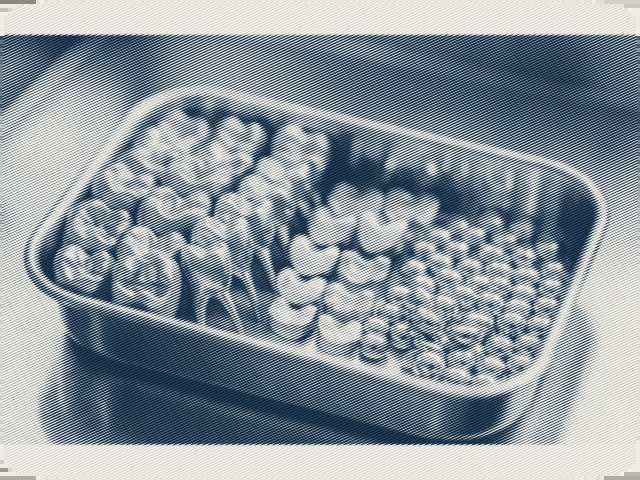
#> input picture marketing/ad-film/img/ag_dental.webp, 1280 x 960 px, given in place of f0000.png, which was not available (shown at 1/2 size)
$ python blurplan.py ../img/ag_dental.webp 5 ../img/ag_industrial-silver.webp ../img/ag_industrial-silver.webp
#> lines starting #> are read from the running program, lines starting #| are printed output that depends on the picture; pictures that were not available may be replaced by others from this repository, and a replacement may not be noted
# blurplan.py SHARPDIR N_FRAMES PLAN.json SPEEDS.json  -> per-frame sample counts from optical flow (240° shutter, ~3 px between samples)
import sys, json, cv2, numpy as np, math
d, N, plan, sp = sys.argv[1], int(sys.argv[2]), sys.argv[3], sys.argv[4]
FPS = 60; SH = 240/360
def load(i):
#> called with i = 0
    im = cv2.imread(f"{d}/f{i:04d}.png", cv2.IMREAD_GRAYSCALE); return cv2.resize(im, (270, 480), interpolation=cv2.INTER_AREA)
#> after `im = cv2.imread(f'{d}/f{i:04d}.png', cv2.IMREAD_GRAYSCALE)`:
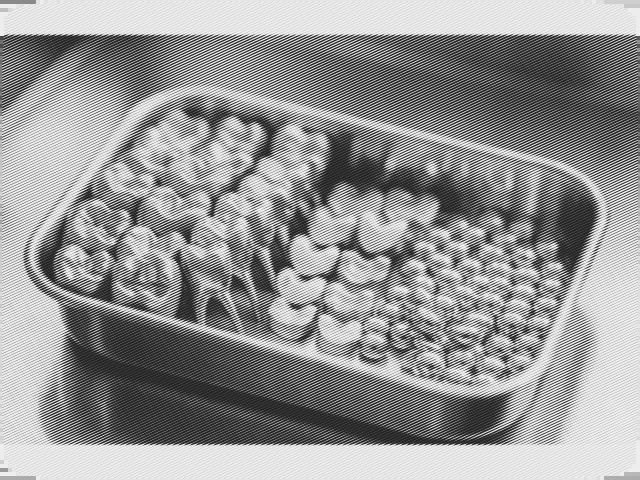
#> im: shape (960, 1280) (shown at 1/2 size); min 29, max 245, mean 149.3
#> after `return cv2.resize(im, (270, 480), interpolation=cv2.INTER_AREA)`:
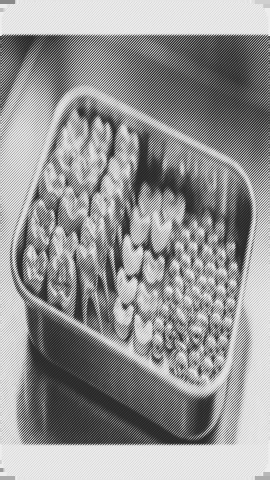
#> returned value: shape (480, 270); min 36, max 239, mean 149.3
speeds = [0.0]*N; prev = load(0)
for i in range(1, N):
    cur = load(i)
#> call 2 of load, with i = 1
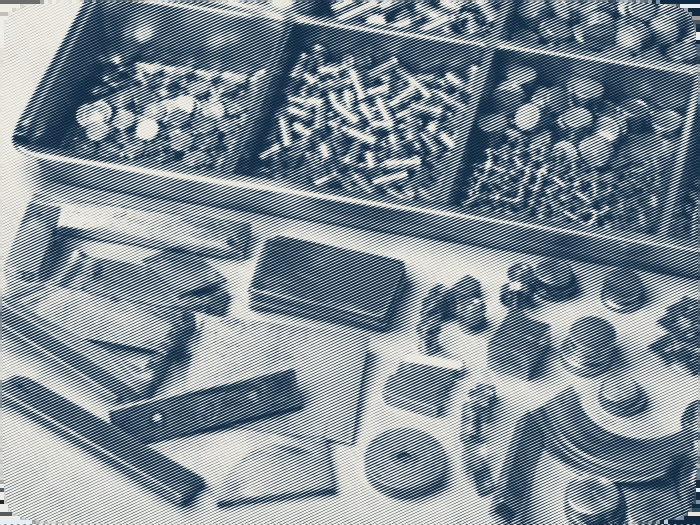
#> input picture marketing/ad-film/img/ag_industrial-silver.webp, 1400 x 1050 px, given in place of f0001.png, which was not available (shown at 1/2 size)
#> in load (call 2), `im = cv2.imread(f'{d}/f{i:04d}.png', cv2.IMREAD_GRAYSCALE)`:
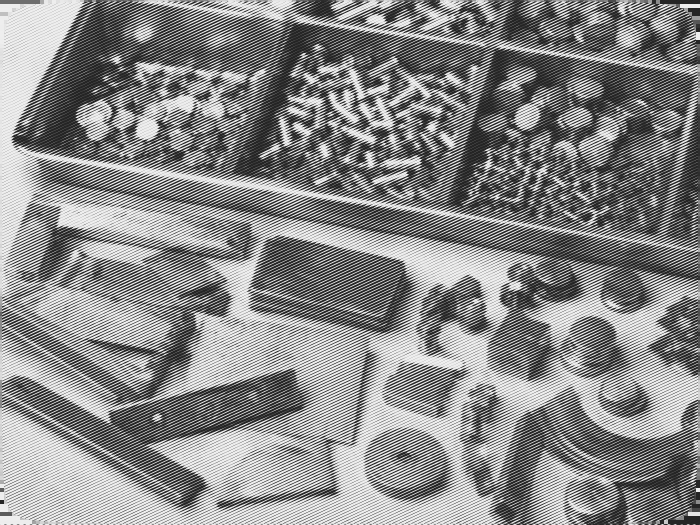
#> im: shape (1050, 1400) (shown at 1/2 size); min 30, max 246, mean 137.4
#> in load (call 2), `return cv2.resize(im, (270, 480), interpolation=cv2.INTER_AREA)`:
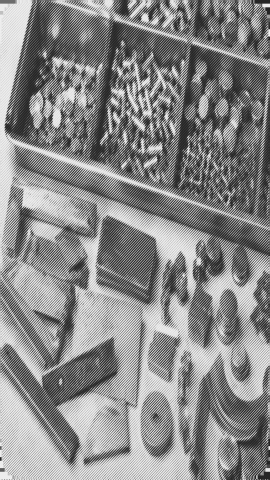
#> returned value: shape (480, 270); min 36, max 239, mean 137.4
    fl = cv2.calcOpticalFlowFarneback(prev, cur, None, 0.5, 4, 21, 3, 5, 1.1, 0)
    mag = np.hypot(fl[...,0], fl[...,1]) * 4          # back to 1080-wide px
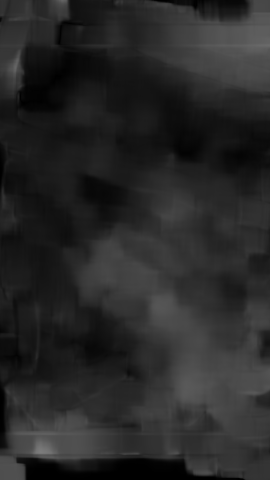
#> mag: shape (480, 270) float32; min 0.00281, max 124.3, mean 40.4
    diff = np.abs(cur.astype(int) - prev.astype(int)) > 6
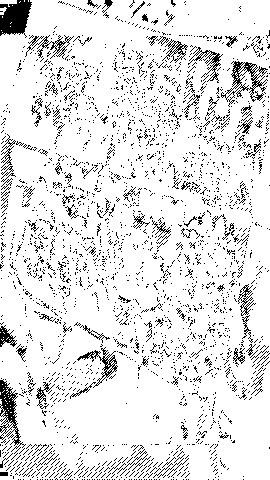
#> diff: shape (480, 270) bool; 89.3% white; black in thin lines or dots
    v = float(np.percentile(mag[diff], 99)) if diff.sum() > 50 else 0.0
#> v = 88.39
#> (the run stopped early here; a loop or call above may not have finished)
